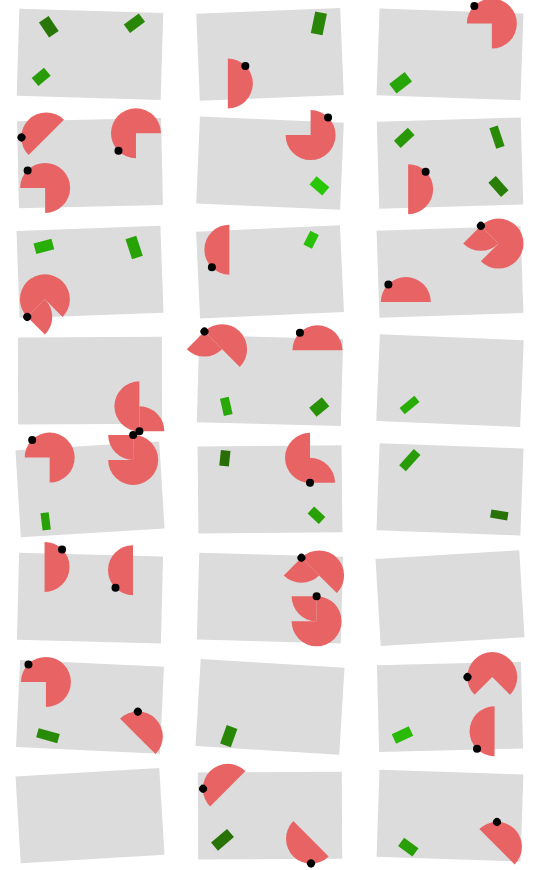
Frame 1 (no input)
Frame 60 (no input): identical to frame 1, image omitted
Frame 120 (the mouse pressed at the canvas centre since frame 60): identical to frame 1, image omitted

The p5.js sketch that drew this single still picture (run headless with seeded random() and noise() and a simulated clock; from frame 60 on, the mouse is pressed at the canvas centre):

// p5.js sketch
// ── sketch.js
// chocolate bar
let cols = 3;
let rows = 8;
// krill
let kcols = 6;
let krows = 16;
let ksize = 50;
let w, h;
let d = 0;
let angles = [180, 270];
let rangles = [90, 180, 270, 45, 135, 225];

function setup() {
  createCanvas(540, 870);
  background(255);
  rectMode(CENTER);
  angleMode(DEGREES);
  w = width / cols;
  h = height / rows;
  kw = width / kcols;
  kh = height / krows;

  noStroke();

  for (let y = 0; y < rows; y++) {
    for (let x = 0; x < cols; x++) {
      push();
      translate(x * w + w / 2, y * h + h / 2);
      fill(220);
      d = random(-4, 4);
      rotate(d);
      rect(0, 0, w * 0.8, h * 0.8);
      pop();
    }
  }

  for (let y = 0; y < krows; y++) {
    for (let x = 0; x < kcols; x++) {
      push();
      translate(
        x * kw + kw / 2 + random(-5, 5),
        y * kh + kh / 2 + random(-5, 5)
      );
      let rn = random(1); 
      if (rn > 0.7) {
        // only draw krill for half the grid

        rotate(random(rangles)); // start at random position
        let r = random(angles); // randomize between half krill and 3 quarters krill
        fill(232, 100, 100);
        arc(0, 0, 50, 50, 0, r);

        if (random(1) > 0.7) {
          // flipping
          arc(0.5 * ksize, 0, ksize, ksize, 180, 270);
          fill(0);
          ellipse(0.5 * ksize, 0, 8, 8);
        } else {
          fill(0);
          ellipse(0.35 * ksize, 0.35 * ksize, 8, 8);
        }
      } else if (rn>0.5) {
        // draw green stuff
        fill(40, random(100,200), 7);
        rotate(random(180)); 
        rect(0, 0, random(8, 12), random(15,22));
      }
      pop();
    }
  }
}

function draw() {}

// ── style.css
html, body {
  margin: 0;
  padding: 0;
}
canvas {
    padding-left: 0;
    padding-right: 0;
    margin-left: auto;
    margin-right: auto;
    display: block;
}
